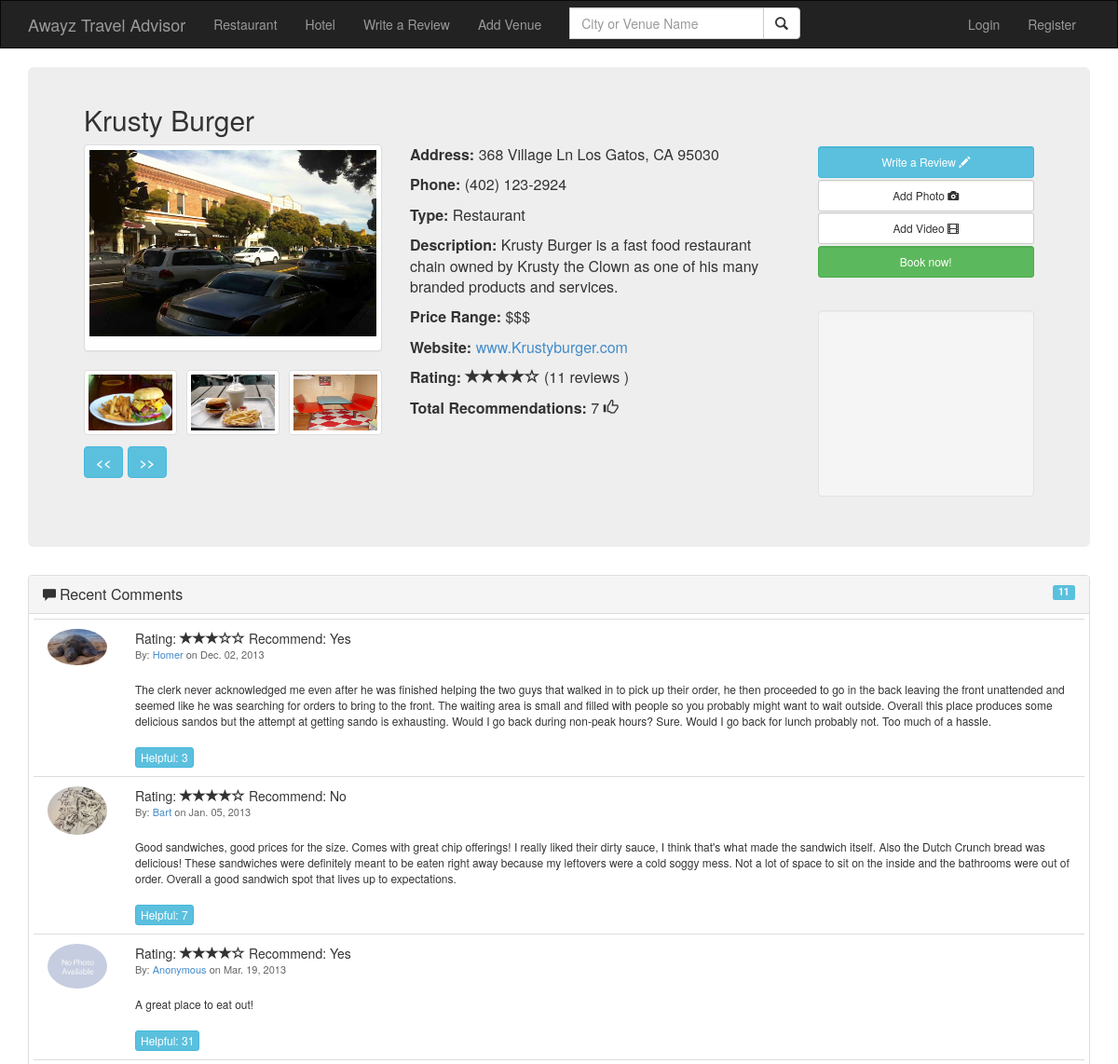
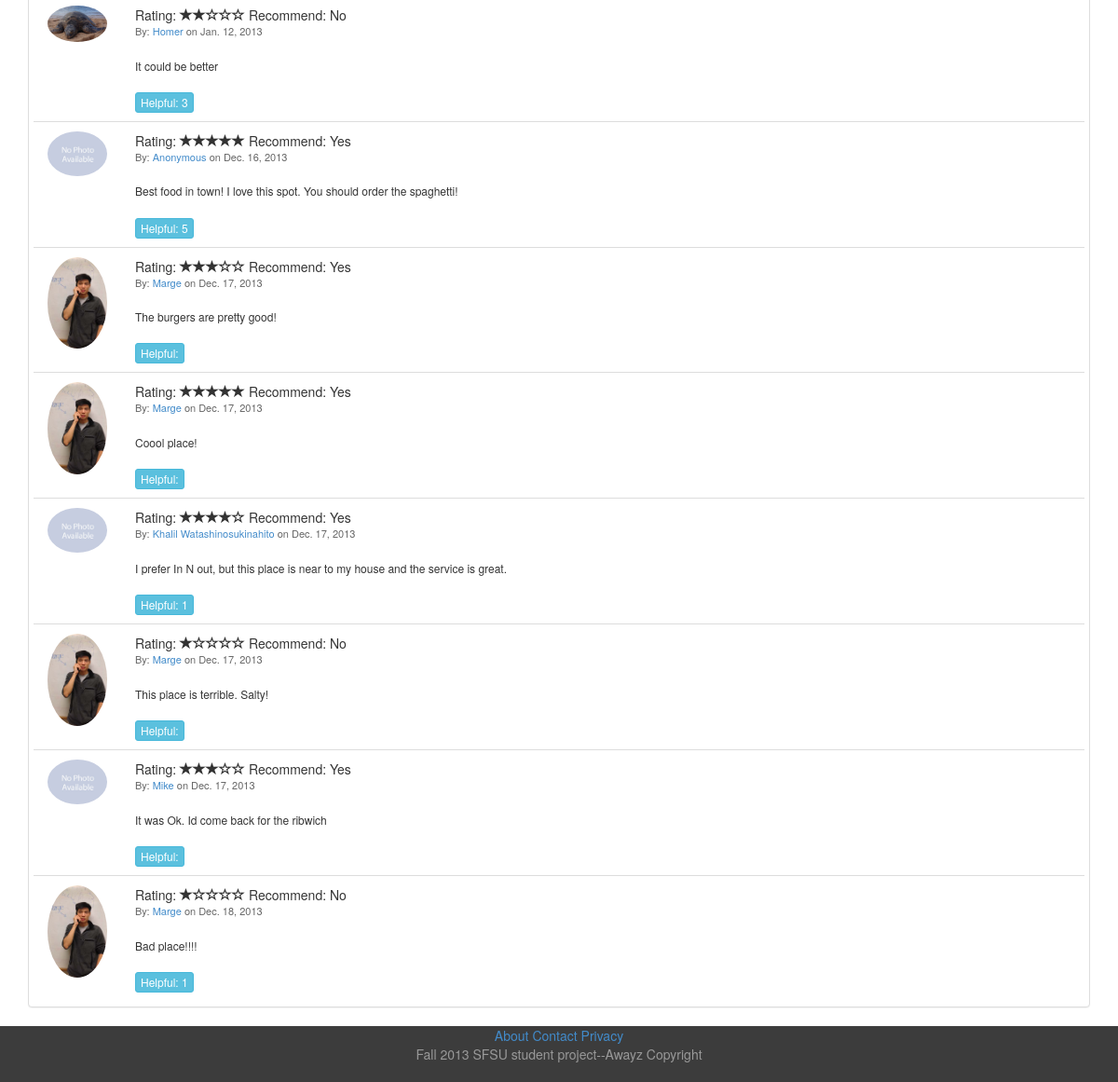
/product/item.php?id=1, run on the app's committed database (2 pictures, top to bottom).
### tables this page shows
CREATE TABLE IF NOT EXISTS `Item` (
  `Id` int(11) NOT NULL AUTO_INCREMENT,
  `Name` varchar(200) DEFAULT NULL,
  `Type` varchar(200) DEFAULT NULL,
  `GeographyId` int(11) NOT NULL,
  `Description` text,
  `ImageUrl` varchar(200) DEFAULT NULL,
  `PriceRange` varchar(11) DEFAULT NULL,
  `Phone` varchar(200) DEFAULT NULL,
  `Address` text,
  `WebUrl` varchar(200) DEFAULT NULL,
  PRIMARY KEY (`Id`)
);

CREATE TABLE IF NOT EXISTS `Media` (
  `Id` int(11) NOT NULL AUTO_INCREMENT,
  `ItemId` int(11) NOT NULL,
  `UserId` int(11) NOT NULL,
  `MediaUrl` varchar(200) NOT NULL,
  PRIMARY KEY (`Id`)
);

CREATE TABLE IF NOT EXISTS `Review` (
  `Id` int(32) NOT NULL AUTO_INCREMENT,
  `ItemId` int(11) NOT NULL,
  `UserId` int(11) NOT NULL,
  `Rate` varchar(200) DEFAULT NULL,
  `Review` text,
  `Recommend` int(11) DEFAULT NULL,
  `Nrhelp` int(11) DEFAULT NULL,
  `date` date DEFAULT NULL,
  PRIMARY KEY (`Id`)
);

CREATE TABLE IF NOT EXISTS `User` (
  `Id` int(11) NOT NULL AUTO_INCREMENT,
  `Name` varchar(200) NOT NULL,
  `Password` varchar(200) NOT NULL,
  `Email` varchar(200) NOT NULL,
  `ImageUrl` varchar(200) DEFAULT NULL,
  PRIMARY KEY (`Id`)
);

### product/item.php (the view, shortened to what this page needs)
<!DOCTYPE html>
<html>
    <head>
        <?php include "template/head.php" ?>
        <link href="stylesheet/item.css" rel="stylesheet">
        <link href="stylesheet/comments.css" rel="stylesheet">
    </head>
    <body>
        <?php
        include("template/header.php");
        ?>
        <div class="container">
            <div class="jumbotron">
                <?php
                $con = mysqli_connect("sfsuswe.com", "f13g02", "team2pass", "student_f13g02");
                $item_id = -1;
                if (isset($_GET["id"]))
                    $item_id = $_GET["id"];
                $sql = "SELECT Item.*, Review.* FROM Review RIGHT JOIN Item On Item.Id = Review.ItemId WHERE Item.Id = '$item_id'";
                $result = mysqli_query($con, $sql);
                $row = NULL;
                if ($result) {
                    $row = mysqli_fetch_array($result);
                }
                $item_name = $row["Name"];
                function star($star_val) {
                    $tmp = '';
                    if ($star_val) {
                        for ($t = 0; $t < $star_val; $t++)
                            $tmp .= '<span class="glyphicon glyphicon-star"></span>';
                        for ($t = 0; $t < 5 - $star_val; $t++)
                            $tmp .= '<span class="glyphicon glyphicon-star-empty"></span>';
                    }
                    return $tmp;
                }
                $result3 = mysqli_query($con, "SELECT * FROM Review WHERE ItemId = '$item_id' AND Recommend = 1");
                $reccounts = mysqli_num_rows($result3);
                $result4 = mysqli_query($con, "SELECT AVG(Rate) FROM Review WHERE ItemId = '$item_id'");
                $row4 = mysqli_fetch_array($result4);
                $starav = $row4['AVG(Rate)'];
                $result5 = mysqli_query($con, "SELECT * FROM Review WHERE ItemId = '$item_id'");
                $revcounts = mysqli_num_rows($result5);
                ?>
                <h2><?php echo $item_name; ?></h2>
                <div class="row">
                    <div class ="col-md-4">
                        <?php include "template/carousel.php" ?>
                    </div>
                    <div class = "col-md-5">
                        <p> <b> Address: </b><span class="address"><?php echo $row["Address"]; ?></span></p>
                        <p> <b> Phone: </b><?php echo $row["Phone"]; ?></p>
                        <p> <b>Type: </b><?php echo $row["Type"]; ?></p>
                        <p> <b>Description: </b><?php echo $row["Description"]; ?></p>
                        <p> <b>Price Range: </b><?php echo $row["PriceRange"]; ?></p>
                        <p> <b>Website: </b><?php echo '<a href="http://' . $row["WebUrl"] . '">' . $row["WebUrl"] . '</a>'; ?></p>
                        <p><b> Rating: <?php
                                $val = star(ceil($starav));
                                echo $val;
                                ?></b> (<?php echo $revcounts . " reviews" ?> )
                        </p>
                        <p> <b> Total Recommendations: </b> <?php echo $reccounts ?> <span class="glyphicon glyphicon-thumbs-up"></span></p>
                    </div>
                    <div class="col-md-3">
                        <div class="col-md-12">
                            <div class ="row">
                                <form method="get" action="writeareview2.php">
                                    <button type="submit" class="form-control btn  btn-sm btn-info">Write a Review    <span class="glyphicon glyphicon-pencil"></span></button>
                                </form>
                            </div>
                            <div class="row">
                                <form method="get" action="addmedia.php">
                                    <button type="submit" class="form-control btn btn-sm btn-default">Add Photo    <span class="glyphicon glyphicon-camera"></span></button>
                                </form>
                            </div>
                            <div class="row">
                                <form method="get" action="addmedia.php">
                                    <button type="submit" class="form-control btn btn-sm btn-default">Add Video    <span class="glyphicon glyphicon-film"></span></button>
                                </form>
                            </div>
                            <div class="row">
                                <input type="button" class="form-control btn btn-sm btn-success" value="Book now!" onclick="location.href = '<?php echo "http://" . $row["WebUrl"] ?>';"></input>
                            </div>
                            <br>
                        </div>
                        <div>
                            <div id ="map-canvas" class="well"></div>
                        </div>
                    </div>
                </div>
                <br>
                <?php
                $result = mysqli_query($con, "SELECT * FROM Item i, Review r WHERE i.Id = '$item_id' AND i.Id = r.ItemId");
                $get_count = mysqli_query($con, "SELECT COUNT(*) FROM Item i, Review r WHERE i.Id = '$item_id' AND i.Id = r.ItemId");
                $count_reviews = mysqli_fetch_array($get_count);
                ?>
            </div>
            <div class="col-sm-12">
                <div class="row">
                    <div class="panel panel-default widget">
                        <div class="panel-heading">
                            <span class="glyphicon glyphicon-comment"></span>
                            <h3 class="panel-title">
                                Recent Comments</h3>
                            <span class="label label-info">
                                <?php echo $count_reviews[0] ?></span>
                        </div>
                        <div class="panel-body">
                            <ul class="list-group">
                                <?php
                                while ($row = mysqli_fetch_array($result)) {
                                    if ($row['Recommend'] == "1") {
                                        $rec = "Yes";
                                    } else {
                                        $rec = "No";
                                    }
                                    $result2 = mysqli_query($con, "SELECT Name FROM User WHERE Id = '" . $row['UserId'] . "'");
                                    $row2 = mysqli_fetch_array($result2);
                                    $name = $row2['Name'];
                                    if (!$name) {
                                        $name = "Anonymous";
                                    }
                                    $result3 = mysqli_query($con, "SELECT ImageUrl FROM User WHERE Id = '" . $row['UserId'] . "'");
                                    $row3 = mysqli_fetch_array($result3);
                                    $userurl = $row3['ImageUrl'];
                                    if (!$userurl) {
                                        $userurl = "nophoto.jpg";
                                    }
                                    $value = star($row['Rate']);
                                    echo '<li class="list-group-item"><div class="row"><div class="col-xs-2 col-md-1">';
                                    echo '<img src="image/' . $userurl . '" class="img-circle img-responsive" alt="member image" />';
                                    echo '</div>';
                                    echo '<div class="col-xs-10 col-md-11">';
                                    echo '<div>';
                                    echo 'Rating: ' . $value . ' Recommend: ' . $rec;
                                    echo '<div class="mic-info">By: <a href="#">' . $name . '</a> on ' . date('M. d, Y', strtotime($row['date'])) . '</div></div>';
                                    echo '<br><div class="comment-text">' . $row['Review'] . '</div>';
                                    echo "<br><div class='comment-text'><button id =\"" . $row["Id"] . "\" class='helpful btn btn-info btn-xs'>Helpful: " . $row['Nrhelp'] . "</button></div>";
                                    echo '</div></div></li>';
                                }
                                ?>
                            </ul>
                        </div>
                    </div>
                </div>
            </div>
        </div>
        <?php
        include("template/footer.php");
        ?>
    </body>
</html>

### product/template/head.php (shortened to what this page needs)
<link href="stylesheet/bootstrap.css" rel="stylesheet">
<link href="stylesheet/jquery-ui-1.10.3.custom.min.css" rel="stylesheet">

### product/template/header.php (shortened to what this page needs)
<link href="stylesheet/header.css" rel="stylesheet">
<div class="navbar navbar-inverse" role="navigation">
    <div class="container">
        <div class="navbar-header">
            <a class="navbar-brand" href="/~f13g02">Awayz Travel Advisor</a>
        </div>
        <div class="collapse navbar-collapse">
            <ul class="nav navbar-nav">
                <li><a href="search.php?type=Restaurant">Restaurant</a></li>
                <li><a href="search.php?type=Hotel">Hotel</a></li>
                <li><a href="writeareview.php">Write a Review</a></li>
                <li><a href="additem.php">Add Venue</a></li>
            </ul>
            <div class="col-lg-3"><form action="search.php" method="get" class="search-head form-search">
                    <div class="input-group custom-search-form">
                        <input type="text" class="form-control searchbar" name="q" placeholder="City or Venue Name">
                        <span class="input-group-btn">
                            <button class="btn btn-default" type="submit">
                                <span class="glyphicon glyphicon-search"></span>
                            </button>
                        </span>
                    </div>
                </form>
            </div>
            <ul class="nav navbar-nav navbar-right">
                <?php
                if (isset($_SESSION["user_name"])) {
                    ?>
                    <li><a href="#">Hi <?php echo $_SESSION["user_name"]; ?></a></li>
                    <li><a href="logout.php">Logout</a></li>
                    <?php
                } else {
                    ?>
                    <li><a href="login.php">Login</a></li>
                    <li><a href="signup.php">Register</a></li>
                <?php } ?>
            </ul>
        </div>
    </div>
</div>

### product/template/carousel.php (shortened to what this page needs)
<link href="stylesheet/carousel.css" rel="stylesheet">
<div id="demo" class="cEnd tabs-container">
    <div class="carousel widget">
        <div class="panel panel-default">
            <div class="panel-body">
                <div class="mid">
                    <img src="image/<?php echo $row["ImageUrl"]; ?>" alt="image of place" class="img-responsive">
                </div>
            </div>
        </div>
        <?php
        $result_media = mysqli_query($con, "SELECT Media.MediaUrl, Media.Id FROM Media WHERE Media.ItemId = '$item_id'");
        ?>
        <div class="jCarouselLite" >
            <ul>
                <?php while ($row_media = mysqli_fetch_array($result_media)) { ?>
                    <li><a class="<?php echo "id=". $row['Id']?>" href="#" data-toggle="modal" data-target="#myModal"><img src="image/<?php echo $row_media["MediaUrl"] ?>" alt="" class="img-thumbnail carousel-thumb"></a></li>
                <?php } ?>
            </ul>
        </div>
        <button class="prev carousel-btn btn btn-info"><b>&lt;&lt;</b></button> <button class="next carousel-btn btn btn-info"><b>&gt;&gt;</b></button>
    </div>
</div>

### product/template/footer.php (shortened to what this page needs)
<div id="footer" style="background-color: #3C3C3C; height: 60px; width:100%;">
    <div class="container" style="text-align:center;">
        <a href="about.php">About</a>
        <a href="about.php">Contact</a>
        <a href="about.php">Privacy</a>
        <br/>
        <p class="text-muted credit">Fall 2013 SFSU student project--Awayz Copyright</p>
    </div>
</div>

### product/stylesheet/item.css (style rules this page uses)
.img-thumbnail { height: 250px; }
#map-canvas { height: 200px; }
.jumbotron { font-size: 20px; }
#footer { position: relative; bottom: 0; width: 100%; }
.jumbotron { font-size: 16px; padding-bottom: 0; padding-top: 20px; }

### product/stylesheet/comments.css (style rules this page uses)
.widget .panel-body { padding:5px; }
.widget .list-group { margin-bottom: 0; }
.widget .panel-title { display:inline }
.widget .label-info { float: right; }
.widget li.list-group-item { border-radius: 0;border: 0;border-top: 1px solid #ddd; }
.widget .mic-info { color: #666666;font-size: 11px; }
.widget .comment-text { font-size: 12px; }

### product/stylesheet/header.css (style rules this page uses)
.search-head { margin-top:7px; }
.navbar { border-radius: 0; }

### product/stylesheet/carousel.css (style rules this page uses)
.carousel-thumb { height: 70px; width: 100px; }
#demo { visibility: visible; min-width: 0px; }
.jCarouselLite { visibility: visible; overflow: hidden; position: relative; z-index: 2; left: 0px; width: 300px; }
.jCarouselLite ul { margin: 0px; padding: 0px; position: relative; list-style-type: none; z-index: 1; width: 3000px; left: -510px; }
.jCarouselLite li { overflow: hidden; float: left; width: 110px; height: 80px; }
.mid img { margin-bottom: 10px; width: 350px; height: 200px; }

### data on the page
item: Name "Krusty Burger", ImageUrl (picture), Address "368 Village Ln Los Gatos, CA 95030", Phone "(402) 123-2924", Type "Restaurant", Description "Krusty Burger is a fast food restaurant chain owned by Krusty the Clown as one of his many branded products and services.", PriceRange "$$$", WebUrl "www.Krustyburger.com"
media: MediaUrl (picture)
media: MediaUrl (picture)
media: MediaUrl (picture)
review: UserId.ImageUrl (picture), Rate "3" (drawn), Recommend "Yes", UserId.Name "Homer", date "Dec. 02, 2013", Review "The clerk never acknowledged me even after he was finished helping the two guys that walked in to pick up their order, he then proceeded to go in the back leaving the front unattended and seemed like he was searching for orders to bring to the front. The waiting area is small and filled with people so you probably might want to wait outside. Overall this place produces some delicious sandos but the attempt at getting sando is exhausting. Would I go back during non-peak hours? Sure. Would I go back for lunch probably not. Too much of a hassle.", Nrhelp "3"
review: UserId.ImageUrl (picture), Rate "4" (drawn), Recommend "No", UserId.Name "Bart", date "Jan. 05, 2013", Review "Good sandwiches, good prices for the size. Comes with great chip offerings! I really liked their dirty sauce, I think that's what made the sandwich itself. Also the Dutch Crunch bread was delicious! These sandwiches were definitely meant to be eaten right away because my leftovers were a cold soggy mess. Not a lot of space to sit on the inside and the bathrooms were out of order. Overall a good sandwich spot that lives up to expectations.", Nrhelp "7"
review: Rate "4" (drawn), Recommend "Yes", name "Anonymous", date "Mar. 19, 2013", Review "A great place to eat out!", Nrhelp "31"
review: UserId.ImageUrl (picture), Rate "2" (drawn), Recommend "No", UserId.Name "Homer", date "Jan. 12, 2013", Review "It could be better", Nrhelp "3"
review: Rate "5" (drawn), Recommend "Yes", name "Anonymous", date "Dec. 16, 2013", Review "Best food in town! I love this spot. You should order the spaghetti!", Nrhelp "5"
review: UserId.ImageUrl (picture), Rate "3" (drawn), Recommend "Yes", UserId.Name "Marge", date "Dec. 17, 2013", Review "The burgers are pretty good!"
review: UserId.ImageUrl (picture), Rate "5" (drawn), Recommend "Yes", UserId.Name "Marge", date "Dec. 17, 2013", Review "Coool place!"
review: Rate "4" (drawn), Recommend "Yes", UserId.Name "Khalil Watashinosukinahito", date "Dec. 17, 2013", Review "I prefer In N out, but this place is near to my house and the service is great.", Nrhelp "1"
review: UserId.ImageUrl (picture), Rate "1" (drawn), Recommend "No", UserId.Name "Marge", date "Dec. 17, 2013", Review "This place is terrible. Salty!"
review: Rate "3" (drawn), Recommend "Yes", UserId.Name "Mike", date "Dec. 17, 2013", Review "It was Ok. Id come back for the ribwich"
review: UserId.ImageUrl (picture), Rate "1" (drawn), Recommend "No", UserId.Name "Marge", date "Dec. 18, 2013", Review "Bad place!!!!", Nrhelp "1"

### other printed values
$revcounts "11"
$reccounts "7"
$count_reviews[0] "11"
